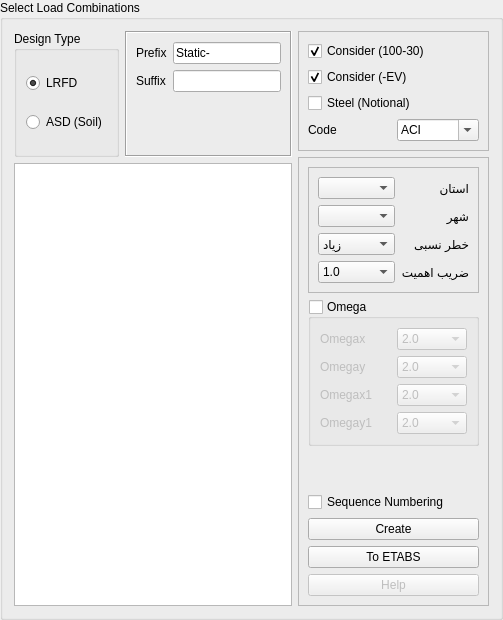
     <widget class="QGroupBox" name="groupBox_7">
      <property name="sizePolicy">
       <sizepolicy hsizetype="Preferred" vsizetype="Preferred">
        <horstretch>1</horstretch>
        <verstretch>0</verstretch>
       </sizepolicy>
      </property>
      <property name="title">
       <string>Select Load Combinations</string>
      </property>
      <layout class="QGridLayout" name="gridLayout_5">
       <item row="0" column="0" rowspan="2">
        <widget class="QGroupBox" name="groupBox_9">
         <property name="title">
          <string>Design Type</string>
         </property>
         <layout class="QVBoxLayout" name="verticalLayout_2">
          <item>
           <widget class="QRadioButton" name="lrfd">
            <property name="text">
             <string>LRFD</string>
            </property>
            <property name="checked">
             <bool>true</bool>
            </property>
           </widget>
          </item>
          <item>
           <widget class="QRadioButton" name="asd">
            <property name="text">
             <string>ASD (Soil)</string>
            </property>
           </widget>
          </item>
         </layout>
        </widget>
       </item>
       <item row="0" column="1" rowspan="2">
        <widget class="QFrame" name="frame">
         <property name="frameShape">
          <enum>QFrame::Box</enum>
         </property>
         <property name="frameShadow">
          <enum>QFrame::Sunken</enum>
         </property>
         <layout class="QFormLayout" name="formLayout_4">
          <item row="0" column="0">
           <widget class="QLabel" name="label_6">
            <property name="text">
             <string>Prefix</string>
            </property>
           </widget>
          </item>
          <item row="0" column="1">
           <widget class="QLineEdit" name="prefix">
            <property name="text">
             <string>Static-</string>
            </property>
           </widget>
          </item>
          <item row="1" column="0">
           <widget class="QLabel" name="label_5">
            <property name="text">
             <string>Suffix</string>
            </property>
           </widget>
          </item>
          <item row="1" column="1">
           <widget class="QLineEdit" name="suffix">
            <property name="text">
             <string/>
            </property>
           </widget>
          </item>
         </layout>
        </widget>
       </item>
       <item row="0" column="2">
        <widget class="QFrame" name="frame_4">
         <property name="frameShape">
          <enum>QFrame::StyledPanel</enum>
         </property>
         <property name="frameShadow">
          <enum>QFrame::Raised</enum>
         </property>
         <layout class="QVBoxLayout" name="verticalLayout_5">
          <item>
           <widget class="QCheckBox" name="separate_direction">
            <property name="text">
             <string>Consider (100-30)</string>
            </property>
            <property name="checked">
             <bool>true</bool>
            </property>
           </widget>
          </item>
          <item>
           <widget class="QCheckBox" name="ev_negative">
            <property name="text">
             <string>Consider (-EV)</string>
            </property>
            <property name="checked">
             <bool>true</bool>
            </property>
           </widget>
          </item>
          <item>
           <widget class="QCheckBox" name="add_notional">
            <property name="text">
             <string>Steel (Notional)</string>
            </property>
            <property name="checked">
             <bool>false</bool>
            </property>
           </widget>
          </item>
          <item>
           <layout class="QHBoxLayout" name="horizontalLayout_4">
            <item>
             <widget class="QLabel" name="label_35">
              <property name="text">
               <string>Code</string>
              </property>
             </widget>
            </item>
            <item>
             <widget class="QComboBox" name="code_combobox">
              <property name="editable">
               <bool>true</bool>
              </property>
              <item>
               <property name="text">
                <string>ACI</string>
               </property>
              </item>
              <item>
               <property name="text">
                <string>CSA</string>
               </property>
              </item>
             </widget>
            </item>
           </layout>
          </item>
         </layout>
        </widget>
       </item>
       <item row="1" column="2" rowspan="2">
        <layout class="QVBoxLayout" name="verticalLayout_4">
         <item>
          <widget class="QFrame" name="frame_2">
           <property name="frameShape">
            <enum>QFrame::StyledPanel</enum>
           </property>
           <property name="frameShadow">
            <enum>QFrame::Raised</enum>
           </property>
           <layout class="QVBoxLayout" name="verticalLayout_8">
            <item>
             <widget class="QFrame" name="frame_3">
              <property name="frameShape">
               <enum>QFrame::StyledPanel</enum>
              </property>
              <property name="frameShadow">
               <enum>QFrame::Raised</enum>
              </property>
              <layout class="QGridLayout" name="gridLayout_6">
               <item row="0" column="1">
                <widget class="QLabel" name="label_3">
                 <property name="layoutDirection">
                  <enum>Qt::LeftToRight</enum>
                 </property>
                 <property name="text">
                  <string>استان</string>
                 </property>
                </widget>
               </item>
               <item row="1" column="1">
                <widget class="QLabel" name="label_4">
                 <property name="layoutDirection">
                  <enum>Qt::LeftToRight</enum>
                 </property>
                 <property name="text">
                  <string>شهر</string>
                 </property>
                </widget>
               </item>
               <item row="2" column="0">
                <widget class="QComboBox" name="risk_level">
                 <property name="currentIndex">
                  <number>1</number>
                 </property>
                 <property name="prefEntry" stdset="0">
                  <cstring>soiltype</cstring>
                 </property>
                 <property name="prefPath" stdset="0">
                  <cstring>Mod/civilTools</cstring>
                 </property>
                 <item>
                  <property name="text">
                   <string>خیلی زیاد</string>
                  </property>
                 </item>
                 <item>
                  <property name="text">
                   <string>زیاد</string>
                  </property>
                 </item>
                 <item>
                  <property name="text">
                   <string>متوسط</string>
                  </property>
                 </item>
                 <item>
                  <property name="text">
                   <string>کم</string>
                  </property>
                 </item>
                </widget>
               </item>
               <item row="1" column="0">
                <widget class="QComboBox" name="city">
                 <property name="prefEntry" stdset="0">
                  <cstring>city</cstring>
                 </property>
                 <property name="prefPath" stdset="0">
                  <cstring>Mod/civilTools</cstring>
                 </property>
                </widget>
               </item>
               <item row="3" column="1">
                <widget class="QLabel" name="label_8">
                 <property name="toolTip">
                  <string>Importance Facor</string>
                 </property>
                 <property name="text">
                  <string>ضریب اهمیت</string>
                 </property>
                </widget>
               </item>
               <item row="2" column="1">
                <widget class="QLabel" name="label_18">
                 <property name="layoutDirection">
                  <enum>Qt::LeftToRight</enum>
                 </property>
                 <property name="text">
                  <string>خطر نسبی</string>
                 </property>
                </widget>
               </item>
               <item row="0" column="0">
                <widget class="QComboBox" name="ostan">
                 <property name="prefEntry" stdset="0">
                  <cstring>ostan</cstring>
                 </property>
                 <property name="prefPath" stdset="0">
                  <cstring>Mod/civilTools</cstring>
                 </property>
                </widget>
               </item>
               <item row="3" column="0">
                <widget class="QComboBox" name="importance_factor">
                 <property name="currentIndex">
                  <number>1</number>
                 </property>
                 <item>
                  <property name="text">
                   <string>0.8</string>
                  </property>
                 </item>
                 <item>
                  <property name="text">
                   <string>1.0</string>
                  </property>
                 </item>
                 <item>
                  <property name="text">
                   <string>1.2</string>
                  </property>
                 </item>
                 <item>
                  <property name="text">
                   <string>1.4</string>
                  </property>
                 </item>
                </widget>
               </item>
              </layout>
             </widget>
            </item>
            <item>
             <widget class="QGroupBox" name="omega_groupbox">
              <property name="title">
               <string>Omega</string>
              </property>
              <property name="checkable">
               <bool>true</bool>
              </property>
              <property name="checked">
               <bool>false</bool>
              </property>
              <layout class="QGridLayout" name="gridLayout_9">
               <item row="1" column="1">
                <widget class="QComboBox" name="omega_y">
                 <property name="currentIndex">
                  <number>1</number>
                 </property>
                 <item>
                  <property name="text">
                   <string>1.5</string>
                  </property>
                 </item>
                 <item>
                  <property name="text">
                   <string>2.0</string>
                  </property>
                 </item>
                 <item>
                  <property name="text">
                   <string>2.5</string>
                  </property>
                 </item>
                 <item>
                  <property name="text">
                   <string>3.0</string>
                  </property>
                 </item>
                </widget>
               </item>
               <item row="1" column="0">
                <widget class="QLabel" name="label_9">
                 <property name="text">
                  <string>Omegay</string>
                 </property>
                </widget>
               </item>
               <item row="0" column="0">
                <widget class="QLabel" name="label_7">
                 <property name="text">
                  <string>Omegax</string>
                 </property>
                </widget>
               </item>
               <item row="0" column="1">
                <widget class="QComboBox" name="omega_x">
                 <property name="currentIndex">
                  <number>1</number>
                 </property>
                 <item>
                  <property name="text">
                   <string>1.5</string>
                  </property>
                 </item>
                 <item>
                  <property name="text">
                   <string>2.0</string>
                  </property>
                 </item>
                 <item>
                  <property name="text">
                   <string>2.5</string>
                  </property>
                 </item>
                 <item>
                  <property name="text">
                   <string>3.0</string>
                  </property>
                 </item>
                </widget>
               </item>
               <item row="5" column="1">
                <widget class="QComboBox" name="omega_y1">
                 <property name="currentIndex">
                  <number>1</number>
                 </property>
                 <item>
                  <property name="text">
                   <string>1.5</string>
                  </property>
                 </item>
                 <item>
                  <property name="text">
                   <string>2.0</string>
                  </property>
                 </item>
                 <item>
                  <property name="text">
                   <string>2.5</string>
                  </property>
                 </item>
                 <item>
                  <property name="text">
                   <string>3.0</string>
                  </property>
                 </item>
                </widget>
               </item>
               <item row="2" column="1">
                <widget class="QComboBox" name="omega_x1">
                 <property name="currentIndex">
                  <number>1</number>
                 </property>
                 <item>
                  <property name="text">
                   <string>1.5</string>
                  </property>
                 </item>
                 <item>
                  <property name="text">
                   <string>2.0</string>
                  </property>
                 </item>
                 <item>
                  <property name="text">
                   <string>2.5</string>
                  </property>
                 </item>
                 <item>
                  <property name="text">
                   <string>3.0</string>
                  </property>
                 </item>
                </widget>
               </item>
               <item row="2" column="0">
                <widget class="QLabel" name="label_32">
                 <property name="text">
                  <string>Omegax1</string>
                 </property>
                </widget>
               </item>
               <item row="5" column="0">
                <widget class="QLabel" name="label_31">
                 <property name="text">
                  <string>Omegay1</string>
                 </property>
                </widget>
               </item>
              </layout>
             </widget>
            </item>
            <item>
             <spacer name="verticalSpacer_3">
              <property name="orientation">
               <enum>Qt::Vertical</enum>
              </property>
              <property name="sizeHint" stdset="0">
               <size>
                <width>20</width>
                <height>40</height>
               </size>
              </property>
             </spacer>
            </item>
            <item>
             <widget class="QCheckBox" name="sequence_numbering">
              <property name="text">
               <string>Sequence Numbering</string>
              </property>
              <property name="checked">
               <bool>false</bool>
              </property>
             </widget>
            </item>
            <item>
             <widget class="QPushButton" name="create_button">
              <property name="text">
               <string>Create</string>
              </property>
              <property name="icon">
               <iconset>
                <normaloff>:/civiltools/images/run.svg</normaloff>:/civiltools/images/run.svg</iconset>
              </property>
              <property name="iconSize">
               <size>
                <width>60</width>
                <height>60</height>
               </size>
              </property>
             </widget>
            </item>
            <item>
             <widget class="QPushButton" name="export_to_etabs_button">
              <property name="toolTip">
               <string>Export Selected Load Combinations To ETABS Model</string>
              </property>
              <property name="text">
               <string>To ETABS</string>
              </property>
              <property name="icon">
               <iconset>
                <normaloff>:/civiltools/images/etabs.png</normaloff>:/civiltools/images/etabs.png</iconset>
              </property>
              <property name="iconSize">
               <size>
                <width>60</width>
                <height>60</height>
               </size>
              </property>
             </widget>
            </item>
            <item>
             <widget class="QPushButton" name="help">
              <property name="enabled">
               <bool>false</bool>
              </property>
              <property name="text">
               <string>Help</string>
              </property>
              <property name="icon">
               <iconset>
                <normaloff>:/civiltools/images/help.png</normaloff>:/civiltools/images/help.png</iconset>
              </property>
              <property name="iconSize">
               <size>
                <width>60</width>
                <height>60</height>
               </size>
              </property>
             </widget>
            </item>
           </layout>
          </widget>
         </item>
        </layout>
       </item>
       <item row="2" column="0" colspan="2">
        <widget class="QTreeView" name="load_combinations_view">
         <property name="alternatingRowColors">
          <bool>false</bool>
         </property>
         <property name="selectionMode">
          <enum>QAbstractItemView::ExtendedSelection</enum>
         </property>
         <property name="selectionBehavior">
          <enum>QAbstractItemView::SelectItems</enum>
         </property>
         <property name="uniformRowHeights">
          <bool>true</bool>
         </property>
         <property name="animated">
          <bool>false</bool>
         </property>
         <attribute name="headerHighlightSections">
          <bool>false</bool>
         </attribute>
        </widget>
       </item>
      </layout>
     </widget>
